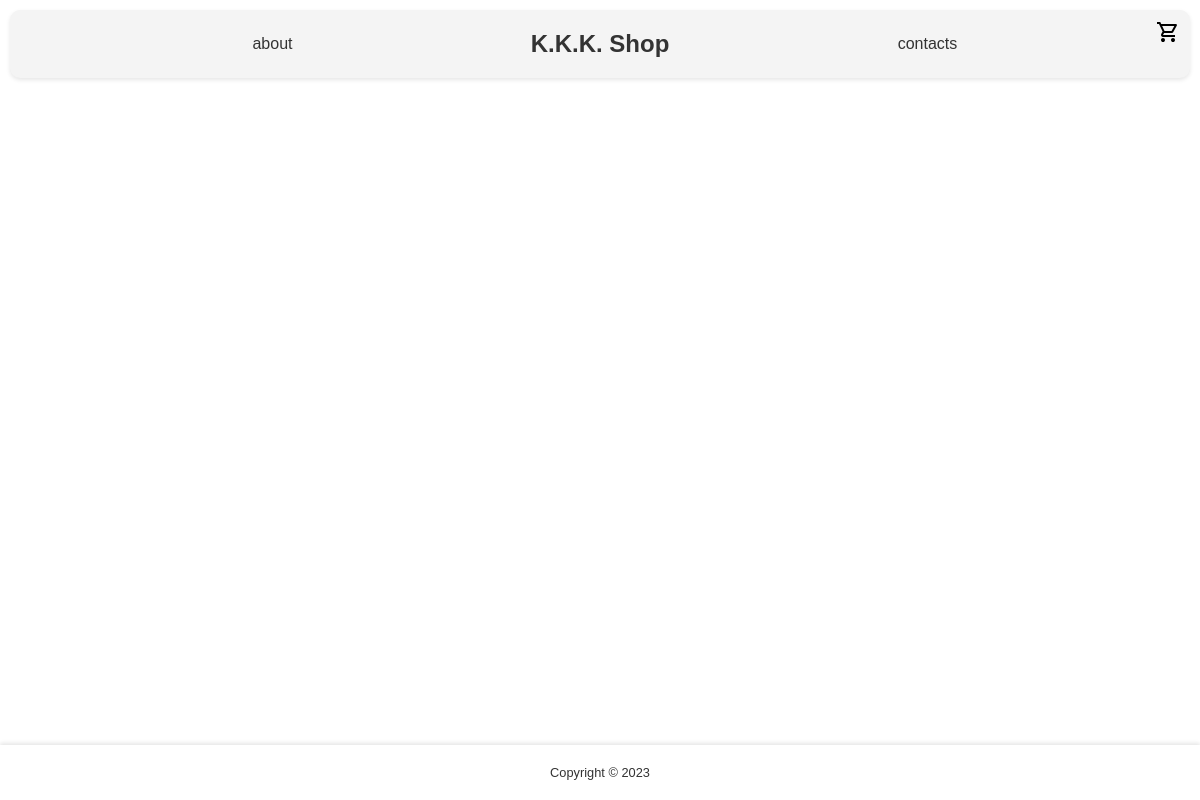
The page /index on the database as committed earlier.
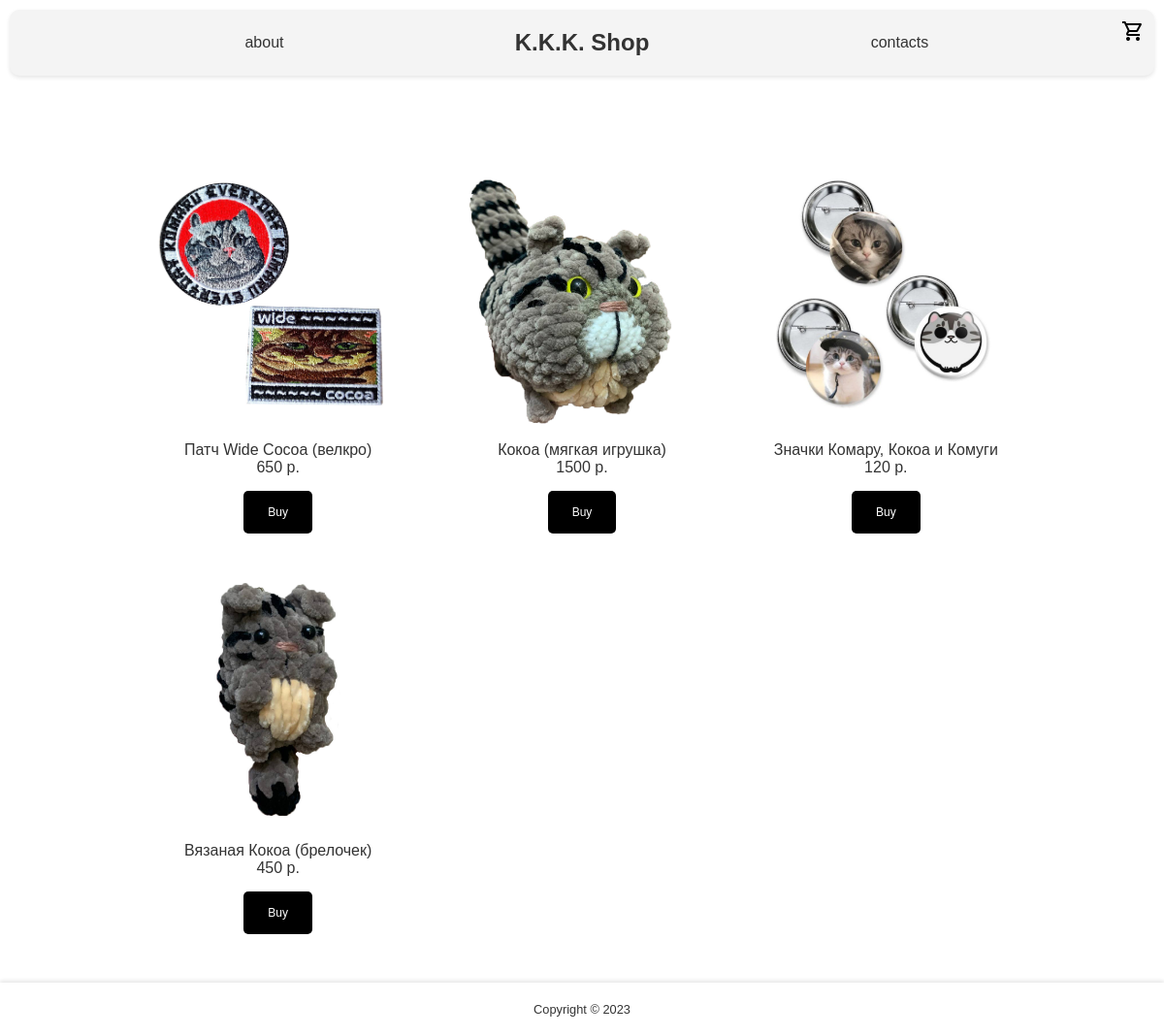
The same page on the database as committed later.
### run.py (models this page shows)
class Product(db.Model):
    id = db.Column(db.Integer, primary_key=True)
    name = db.Column(db.String(100))
    price = db.Column(db.Integer)
    description = db.Column(db.String(300))
    images = db.Column(db.Text)
    def image_list(self):
        return self.images.split(',') if self.images else []

### run.py (the view)
@app.route("/")
@app.route("/index")
def index():
    products = Product.query.all()
    return render_template("index.html", products=products)

### templates/index.html (shortened to what this page needs)
{% extends "base.html" %}
{% block content %}
<div class="product-container">
    {% for product in products %}
    <div class="product-card">
        <a href="/product/{{ product.id }}">
            <img src="{{ url_for('static', filename='images/' ~ product.image_list()[0]) }}" alt="Product">
            <div class="product-info">
                {{ product.name }}
                <p>{{ product.price }} р.</p>
            </div>
            <button class="buy-button">Buy</button>
        </a>
    </div>
    {% endfor %}
</div>
{% endblock %}

### templates/base.html (shortened to what this page needs)
<!DOCTYPE html>
<html lang="en">
<head>
    <link rel="stylesheet" href="/static/css/style.css">
    <link rel="stylesheet" href="https://cdnjs.cloudflare.com/ajax/libs/font-awesome/6.0.0-beta3/css/all.min.css">
</head>
<body>
    <header>
        <nav>
            <ul>
                <li><a href="/about">about</a></li>
                <li>
                    <h2><a href="/">K.K.K. Shop</a></h2>
                </li>
                <li><a href="https://t.me/Komaru_merch">contacts</a></li>
            </ul>
            <div id="cartIcon" class="cart-icon">
                <img src="../static/icons/cart.svg" alt="">
            </div>
        </nav>
    </header>
    <main>
        {% block content %}{% endblock %}
    </main>
    <footer>
        <p>Copyright &copy; 2023</p>
    </footer>
</body>
</html>

### static/css/style.css (style rules this page uses)
* { box-sizing: border-box; margin: 0; padding: 0; }
html { height: 100%; display: flex; flex-direction: column; }
body { height: 100%; display: flex; flex-direction: column; font-family: 'Futura PT, Segoe UI', Tahoma, Geneva, Verdana, sans-serif; background-color: #fff; color: #333; }
a { text-decoration: none; color: #333; transition: color 0.3s; }
header { background-color: #f4f4f4; margin: 10px; padding: 20px 10%; box-shadow: 0 2px 4px rgba(0, 0, 0, 0.1); border-radius: 10px; text-align: center; }
nav { display: flex; justify-content: space-between; align-items: center; width: 100%; }
nav ul { display: flex; justify-content: center; align-items: center; list-style: none; width: 100%; padding: 0; }
nav li { margin: 0 100px; }
nav li:nth-child(1), nav li:nth-child(3) { flex: 1; }
nav li:nth-child(2) { flex: 2; text-align: center; }
.cart-icon { position: fixed; top: 20px; right: 20px; cursor: pointer; font-size: 24px; z-index: 1000; }
main { flex: 1; margin-top: 20px; padding: 20px 10%; }
.product-container { display: flex; flex-wrap: wrap; padding: 20px; margin-left: -10px; margin-right: -10px; }
.product-card { flex: 0 1 calc(33.333% - 20px); margin: 10px 10px; text-align: center; display: flex; flex-direction: column; align-items: center; }
.product-card img { border-radius: 10px; max-width: 350px; width: 100%; max-height: 350px; height: auto; object-fit: contain; }
.buy-button { padding: 15px 25px; font-size: 12px; font-weight: 300; color: white; background-color: black; border: none; border-radius: 5px; cursor: pointer; transition: background-color 0.3s; margin-top: 15px; }
footer { background-color: #fff; padding: 20px 10%; text-align: center; box-shadow: 0 -2px 4px rgba(0, 0, 0, 0.1); font-size: 0.8em; }

Rows that differ between the two databases and show on the page:
added Product: shows a picture, name "Патч Wide Cocoa (велкро)", price "650"
added Product: images (picture), name "Кокоа (мягкая игрушка)", price "1500"
added Product: shows a picture, name "Значки Комару, Кокоа и Комуги", price "120"
added Product: shows a picture, name "Вязаная Кокоа (брелочек)", price "450"
